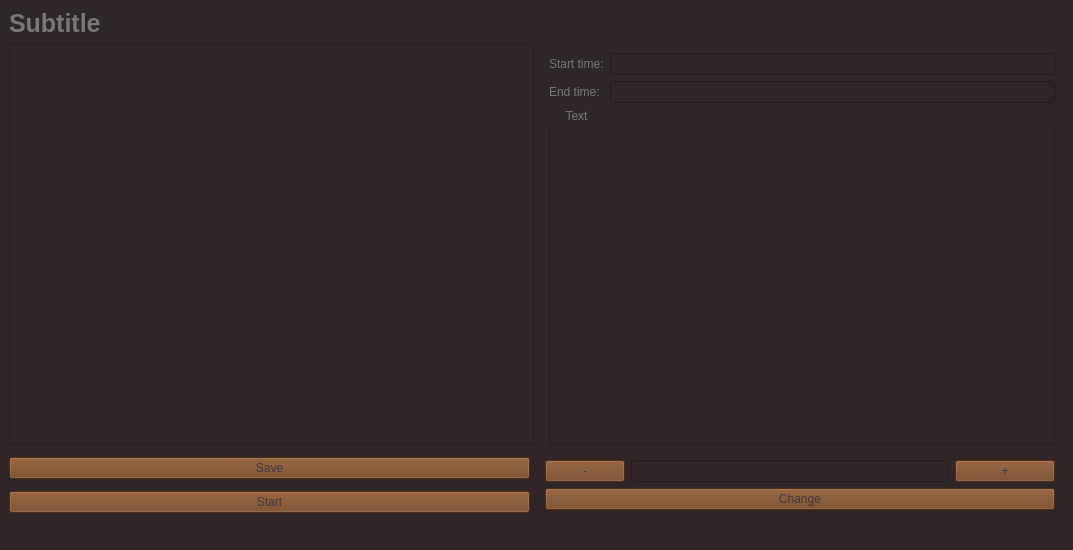
<?xml version="1.0" encoding="UTF-8"?>
<ui version="4.0">
 <class>MainWindow</class>
 <widget class="QMainWindow" name="MainWindow">
  <property name="geometry">
   <rect>
    <x>0</x>
    <y>0</y>
    <width>1073</width>
    <height>550</height>
   </rect>
  </property>
  <property name="windowTitle">
   <string>MainWindow</string>
  </property>
  <property name="styleSheet">
   <string notr="true">background-color: rgb(47, 39, 39);</string>
  </property>
  <widget class="QWidget" name="centralwidget">
   <layout class="QGridLayout" name="gridLayout_3">
    <item row="0" column="0">
     <layout class="QVBoxLayout" name="verticalLayout_3">
      <item>
       <widget class="QLabel" name="label">
        <property name="font">
         <font>
          <pointsize>19</pointsize>
          <weight>75</weight>
          <bold>true</bold>
         </font>
        </property>
        <property name="styleSheet">
         <string notr="true">QLabel{
	
	color: rgb(119, 118, 123);
}</string>
        </property>
        <property name="text">
         <string>Subtitle</string>
        </property>
       </widget>
      </item>
      <item>
       <layout class="QHBoxLayout" name="horizontalLayout_3">
        <item>
         <widget class="QListWidget" name="list_ShowSubtitle">
          <property name="styleSheet">
           <string notr="true">QListWidget
{

	
	color: rgb(255, 255, 255);
}</string>
          </property>
         </widget>
        </item>
        <item>
         <widget class="QWidget" name="widget" native="true">
          <property name="minimumSize">
           <size>
            <width>350</width>
            <height>0</height>
           </size>
          </property>
          <property name="styleSheet">
           <string notr="true">QLabel{
	color: rgb(36, 31, 49);
}</string>
          </property>
          <layout class="QGridLayout" name="gridLayout">
           <property name="bottomMargin">
            <number>0</number>
           </property>
           <item row="2" column="0">
            <widget class="QLabel" name="label_5">
             <property name="styleSheet">
              <string notr="true">QLabel{
	
	color: rgb(119, 118, 123);
}</string>
             </property>
             <property name="text">
              <string>Text</string>
             </property>
             <property name="alignment">
              <set>Qt::AlignCenter</set>
             </property>
            </widget>
           </item>
           <item row="3" column="0" colspan="2">
            <widget class="QTextEdit" name="edt_text">
             <property name="styleSheet">
              <string notr="true">QTextEdit{
	
		
	color: rgb(255, 255, 255);

}</string>
             </property>
            </widget>
           </item>
           <item row="0" column="1">
            <widget class="QLineEdit" name="edt_start">
             <property name="styleSheet">
              <string notr="true">QLineEdit{
	
	color: rgb(255, 255, 255);
}</string>
             </property>
            </widget>
           </item>
           <item row="1" column="0">
            <widget class="QLabel" name="label_4">
             <property name="styleSheet">
              <string notr="true">QLabel{
	
	color: rgb(119, 118, 123);
}</string>
             </property>
             <property name="text">
              <string>End time:</string>
             </property>
            </widget>
           </item>
           <item row="1" column="1">
            <widget class="QLineEdit" name="edt_end">
             <property name="styleSheet">
              <string notr="true">QLineEdit{
	
	color: rgb(255, 255, 255);
}</string>
             </property>
            </widget>
           </item>
           <item row="0" column="0">
            <widget class="QLabel" name="label_2">
             <property name="styleSheet">
              <string notr="true">QLabel{
	
	color: rgb(119, 118, 123);
}</string>
             </property>
             <property name="text">
              <string>Start time:</string>
             </property>
            </widget>
           </item>
          </layout>
         </widget>
        </item>
       </layout>
      </item>
      <item>
       <layout class="QHBoxLayout" name="horizontalLayout_2">
        <item>
         <layout class="QVBoxLayout" name="verticalLayout_2">
          <item>
           <widget class="QPushButton" name="btn_Save">
            <property name="minimumSize">
             <size>
              <width>521</width>
              <height>0</height>
             </size>
            </property>
            <property name="styleSheet">
             <string notr="true">QPushButton{
	
	color: rgb(61, 56, 70);
	background-color: rgb(111, 63, 26);
}</string>
            </property>
            <property name="text">
             <string>Save</string>
            </property>
           </widget>
          </item>
          <item>
           <widget class="QPushButton" name="btnStart">
            <property name="styleSheet">
             <string notr="true">QPushButton{
	
	color: rgb(61, 56, 70);
	background-color: rgb(111, 63, 26);
}</string>
            </property>
            <property name="text">
             <string>Start</string>
            </property>
           </widget>
          </item>
         </layout>
        </item>
        <item>
         <widget class="QWidget" name="widget_2" native="true">
          <layout class="QGridLayout" name="gridLayout_2">
           <item row="0" column="0">
            <layout class="QVBoxLayout" name="verticalLayout">
             <item>
              <layout class="QHBoxLayout" name="horizontalLayout">
               <item>
                <widget class="QPushButton" name="btn_negetive">
                 <property name="styleSheet">
                  <string notr="true">QPushButton{
	
	color: rgb(61, 56, 70);
	background-color: rgb(111, 63, 26);
}</string>
                 </property>
                 <property name="text">
                  <string>-</string>
                 </property>
                </widget>
               </item>
               <item>
                <widget class="QLineEdit" name="edt_shifttime">
                 <property name="styleSheet">
                  <string notr="true">QLineEdit{
	
	color: rgb(255, 255, 255);
}</string>
                 </property>
                </widget>
               </item>
               <item>
                <widget class="QPushButton" name="btn_plus">
                 <property name="minimumSize">
                  <size>
                   <width>100</width>
                   <height>0</height>
                  </size>
                 </property>
                 <property name="styleSheet">
                  <string notr="true">QPushButton{
	
	color: rgb(61, 56, 70);
	background-color: rgb(111, 63, 26);
}</string>
                 </property>
                 <property name="text">
                  <string>+</string>
                 </property>
                </widget>
               </item>
              </layout>
             </item>
             <item>
              <widget class="QPushButton" name="btn_change">
               <property name="styleSheet">
                <string notr="true">QPushButton{
	
	color: rgb(61, 56, 70);
	background-color: rgb(111, 63, 26);
}</string>
               </property>
               <property name="text">
                <string>Change</string>
               </property>
              </widget>
             </item>
            </layout>
           </item>
          </layout>
         </widget>
        </item>
       </layout>
      </item>
     </layout>
    </item>
   </layout>
  </widget>
  <widget class="QStatusBar" name="statusbar"/>
 </widget>
 <resources/>
 <connections/>
</ui>
